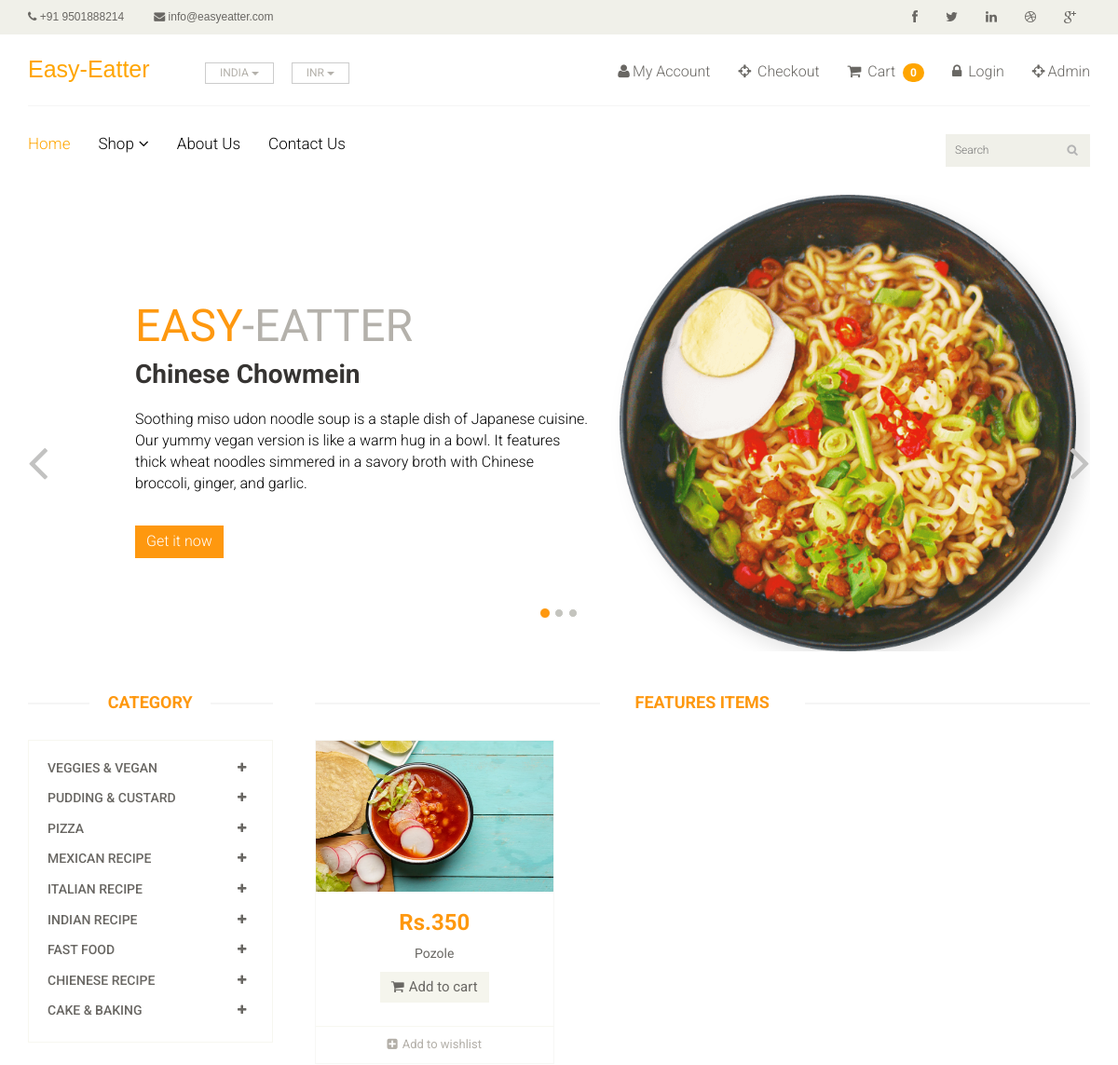
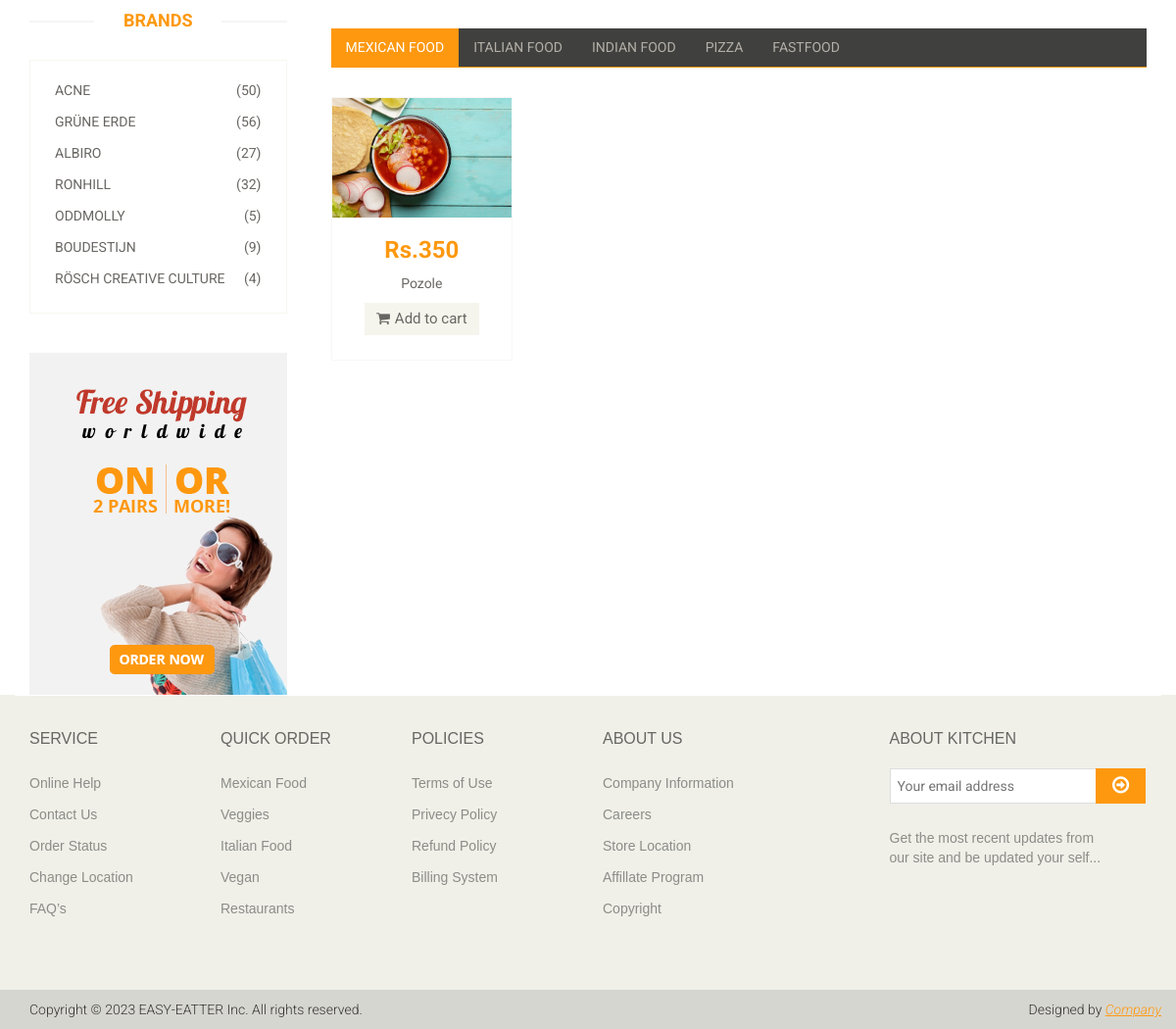
/?category=28, run on the app's committed database (2 pictures, top to bottom).
### app/models.py (models this page shows, shortened)
class  Category(models.Model):
    name = models.CharField(max_length=150)
    class Meta:
        ordering=('-name',)

class Products(models.Model):
    Availability = (('Item is available','Item is available'),('Item is not available','Item is not available'))
    category = models.ForeignKey(Category,on_delete=models.CASCADE,null=True,blank=True)
    sub_category = models.ForeignKey(Sub_Category,on_delete=models.CASCADE,null=True,blank=True)
    name = models.CharField(max_length=100)
    image = models.ImageField(upload_to='cloud/pimg')
    price = models.IntegerField()
    Availability = models.CharField(choices=Availability,null=True,max_length=100)
    date = models.DateField(auto_now_add=True)
    detail_description = models.TextField(blank=True, null=True, verbose_name="Detail Description")

### ck1/views.py (the view)
# urls.py: path('',views.Index,name='index'),
def Index(request):
    category = Category.objects.all()
    products = Products.objects.all()
    categoryID = request.GET.get('category')
    if categoryID:
        products = Products.objects.filter(sub_category = categoryID).order_by('-id')
    else:
        products = Products.objects.all()
    context = {
        'category' : category,
        'products' : products,
    }
    return render(request,'index.html',context)

### templates/index.html (shortened to what this page needs)
{% extends 'master.html' %}
{% block body %}
<section id="slider">
    <div class="container">
        <div class="row">
            <div class="col-sm-12">
                <div id="slider-carousel" class="carousel slide" data-ride="carousel">
                    <ol class="carousel-indicators">
                        <li data-target="#slider-carousel" data-slide-to="0" class="active"></li>
                        <li data-target="#slider-carousel" data-slide-to="1"></li>
                        <li data-target="#slider-carousel" data-slide-to="2"></li>
                    </ol>
                    <div class="carousel-inner">
                        <div class="item active">
                            <div class="col-sm-6">
                                <h1><span>EASY</span>-EATTER</h1>
                                <h2>Chinese Chowmein</h2>
                                <p style="color: black;">Soothing miso udon noodle soup is a staple dish of Japanese cuisine. Our yummy vegan version is like a warm hug in a bowl. It features thick wheat noodles simmered in a savory broth with Chinese broccoli, ginger, and garlic. </p>
                                <a href="/product/27"><button type="button" class="btn btn-default get">Get it now</button></a>
                            </div>
                            <div class="col-sm-6">
                                <img src="/static/images/home/hero-header.png" class="girl img-responsive" alt="" style="filter: drop-shadow(10px 10px 10px rgba(0,0,0,0.1));"/>
                            </div>
                        </div>
                    </div>
                    <a href="#slider-carousel" class="left control-carousel hidden-xs" data-slide="prev">
                        <i class="fa fa-angle-left"></i>
                    </a>
                    <a href="#slider-carousel" class="right control-carousel hidden-xs" data-slide="next">
                        <i class="fa fa-angle-right"></i>
                    </a>
                </div>
            </div>
        </div>
    </div>
</section>
<section>
    <div class="container">
        <div class="row">
            <div class="col-sm-3">
                <div class="left-sidebar">
                    <h2>Category</h2>
                    <div class="panel-group category-products" id="accordian">
                        {% for cat in category %}
                        <div class="panel panel-default">
                            <div class="panel-heading">
                                <h4 class="panel-title">
                                    <a data-toggle="collapse" data-parent="#accordian" href="#{{cat.id}}">
                                        <span class="badge pull-right"><i class="fa fa-plus"></i></span>
                                        {{cat.name}}
                                    </a>
                                </h4>
                            </div>
                        </div>
                        {% endfor %}
                    </div>
                    <div class="brands_products">
                        <h2>Brands</h2>
                        <div class="brands-name">
                            <ul class="nav nav-pills nav-stacked">
                                <li><a href="#"> <span class="pull-right">(50)</span>Acne</a></li>
                                <li><a href="#"> <span class="pull-right">(56)</span>Grüne Erde</a></li>
                                <li><a href="#"> <span class="pull-right">(27)</span>Albiro</a></li>
                                <li><a href="#"> <span class="pull-right">(32)</span>Ronhill</a></li>
                                <li><a href="#"> <span class="pull-right">(5)</span>Oddmolly</a></li>
                                <li><a href="#"> <span class="pull-right">(9)</span>Boudestijn</a></li>
                                <li><a href="#"> <span class="pull-right">(4)</span>Rösch creative culture</a></li>
                            </ul>
                        </div>
                    </div>
                    <div class="shipping text-center">
                        <img src="images/home/shipping.jpg" alt="" />
                    </div>
                </div>
            </div>
            <div class="col-sm-9 padding-right">
                <div class="features_items">
                    <h2 class="title text-center">Features Items</h2>
                    {% for prod in products %}
                    <div class="col-sm-4">
                        <div class="product-image-wrapper">
                            <div class="single-products">
                                    <div class="productinfo text-center">
                                        <img src="{{prod.image}}" alt="" height="162px" width="50%"/>
                                        <h2>Rs.{{prod.price}}</h2>
                                        <p>{{prod.name}}</p>
                                        <a href="{% url 'cart_add' prod.id %}" class="btn btn-default add-to-cart"><i class="fa fa-shopping-cart"></i>Add to cart</a>
                                    </div>
                                    <div class="product-overlay">
                                        <div class="overlay-content">
                                        </div>
                                    </div>
                            </div>
                            <div class="choose">
                                <ul class="nav nav-pills nav-justified">
                                    <li><a href="#"><i class="fa fa-plus-square"></i>Add to wishlist</a></li>
                                </ul>
                            </div>
                        </div>
                    </div>
                    {% endfor %}
                </div>
                <div class="category-tab">
                    <div class="col-sm-12">
                        <ul class="nav nav-tabs">
                            <li class="active"><a href="#tshirt" data-toggle="tab">Mexican food</a></li>
                            <li><a href="#blazers" data-toggle="tab">italian food</a></li>
                            <li><a href="#sunglass" data-toggle="tab">indian food</a></li>
                            <li><a href="#kids" data-toggle="tab">Pizza</a></li>
                            <li><a href="#poloshirt" data-toggle="tab">fastfood</a></li>
                        </ul>
                    </div>
                    <div class="tab-content">
                        {% for prod in products %}
                        <div class="tab-pane fade active in" id="tshirt" >
                            <div class="col-sm-3">
                                <div class="product-image-wrapper">
                                    <div class="single-products">
                                        <div class="productinfo text-center">
                                            <img src="{{prod.image}}" alt="" />
                                            <h2>Rs.{{prod.price}}</h2>
                                            <p>{{prod.name}}</p>
                                            <a href="{% url 'cart_add' prod.id %}" class="btn btn-default add-to-cart"><i class="fa fa-shopping-cart"></i>Add to cart</a>
                                        </div>
                                    </div>
                                </div>
                            </div>
                            {% endfor %}
                        </div>
                    </div>
                </div>
            </div>
        </div>
    </div>
</section>
{% endblock %}

### templates/master.html (style rules this page uses)
.badge { background-color: orange; color: white; padding: 4px 8px; text-align: center; border-radius: 19px; }

### data on the page
Category: name "VEGGIES & VEGAN"
Category: name "PUDDING & CUSTARD"
Category: name "PIZZA"
Category: name "MEXICAN RECIPE"
Category: name "ITALIAN RECIPE"
Category: name "INDIAN RECIPE"
Category: name "FAST FOOD"
Category: name "CHIENESE RECIPE"
Category: name "CAKE & BAKING"
Products: image (picture), price "350", name "Pozole"

### other printed values
{{ request.session.cart|length }} "0"
